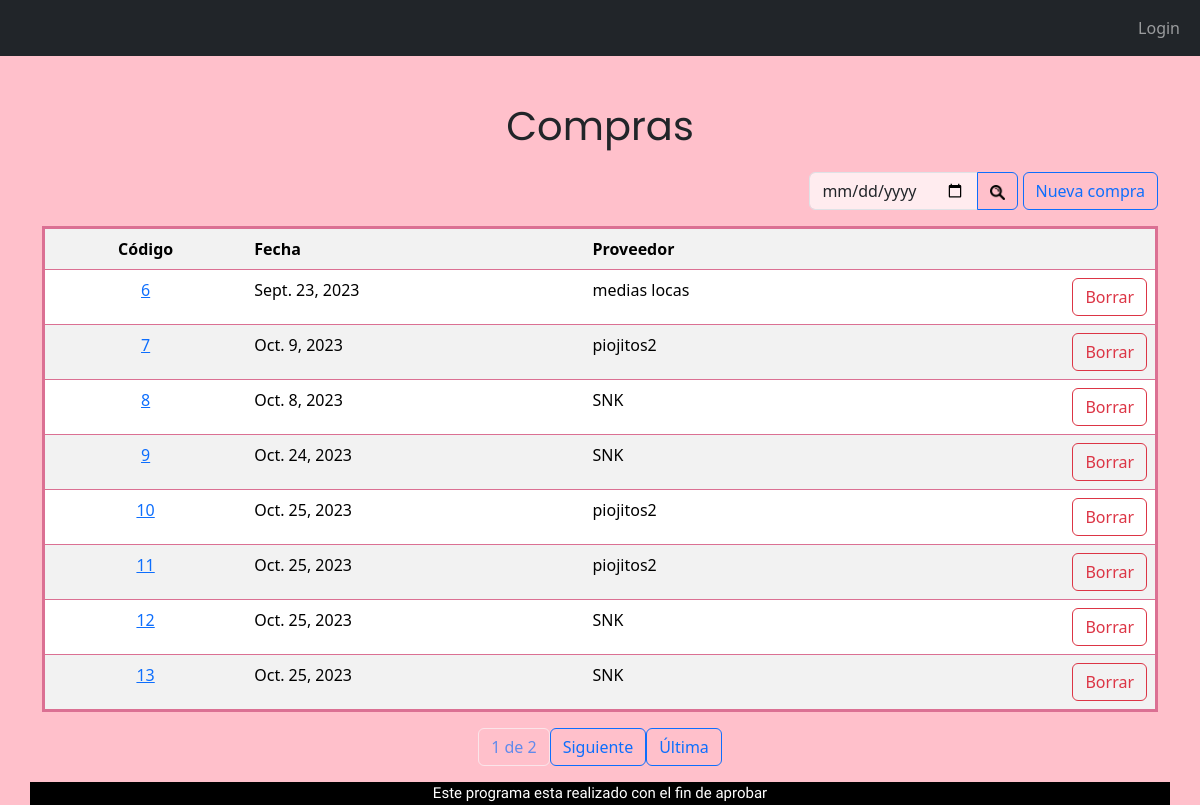
Screenshot of /tablaCompras/ with the database file from the repository.
### appRieVictoria/models.py (models this page shows, shortened)
class Compras(models.Model):
    idProveedor = models.ForeignKey(Proveedores, on_delete=models.CASCADE)
    idEmpleado = models.ForeignKey(Empleados, on_delete=models.CASCADE)
    fecha = models.DateField(help_text="Fecha de compra")

class Proveedores(models.Model):
    nombre = models.CharField(max_length=25, help_text="Nombre del proveedor",verbose_name="Nombre")
    direccion = models.CharField(max_length=100, help_text="Direccion del proveedor",verbose_name="Dirección")
    Email = models.EmailField(help_text="Email del proveedor")
    cuit = models.PositiveBigIntegerField(help_text="Cuit del proveedor",verbose_name="Cuit")
    telefono = models.PositiveBigIntegerField()
    empleados = models.ManyToManyField("Empleados",related_name='empleados_compran_a_proveedores', through="Compras",verbose_name="Empleado")
    def __str__(self) -> str:
        return str(self.nombre)
    class Meta:
        permissions = [
            ("puede_aprobar", "Puede aprobar el modelo"),
            ("puede_publicar", "Puede publicar el modelo"),
        ]

### appRieVictoria/views.py (the view)
# urls.py: path('tablaCompras/', views.TablaCompras.as_view(), name='Compras'),
class TablaCompras(ListView):
    model = Compras
    template_name = 'tablaCompras.html'
    context_object_name = 'Compras'
    paginate_by = 8
    def get_queryset(self):
        query = self.request.GET.get('q', '')
        if not query:
            compras = Compras.objects.all()
        else:
            compras = Compras.objects.filter(fecha=query)
        return compras
    def get_context_data(self, **kwargs):
        context = super().get_context_data(**kwargs)
        query = self.request.GET.get('q', '')
        context['query'] = query
        return context

### proyectoRieVictoria/templates/tablaCompras.html (shortened to what this page needs)
{% extends "base.html" %}
{% block content %}
<div class="nombreTablas">
    <p >Compras</p>
</div>
<div class="row">
    <div class="col d-flex justify-content-end  mb-3 ">
        <form method="GET">
            <div class="input-group">
                <input type="date" class="form-control inputApagado " name="q" value="{{ query }}" placeholder="Fecha...">
                <button class="btn btn-outline-primary"
                 type="submit"><img src="/static/img/search.png"  alt="Lupa de búsqueda" width="15" height="15" ></button>
            </div>
        </form>
    <a class="btn btn-outline-primary "  href="/compras/ComprasNuevo{{ p.id}}">Nueva compra</a></td>
    </div>
</div>
<table style="border-style: solid; border-color: palevioletred;" class="table table-striped">
            <tr>
                <th class="centrado">Código</th>
                <th>Fecha</th>
                <th >Proveedor</th>
                <th> </th>
            </tr>
            {% for p in Compras %}
                <tr>
                    <td class="centrado"><a href="/compras/ComprasModif/{{ p.id }}/">{{ p.id }}</a></td>
                    <td>{{p.fecha}}</td>
                    <td>{{p.idProveedor}}</td>
                    <td>
                        <div class="d-flex justify-content-end ">
                            <a class="btn btn-outline-danger" href="/compras/ComprasBorrar/{{ p.id }}">Borrar</a>
                        </div>
                    </td>
                </tr>
                {% endfor %}
        </table>
        <div class="pagination justify-content-center">
            <span class="current-page btn btn-outline-light disabled text-primary mb-3">
                {{ page_obj.number }} de {{ page_obj.paginator.num_pages }}
            </span>
            {% if page_obj.has_next %}
                <a class="btn btn-outline-primary mb-3" href="?page={{ page_obj.next_page_number }}">
                    Siguiente
                </a>
                <a class="btn btn-outline-primary mb-3" href="?page={{ page_obj.paginator.num_pages }}">
                    Última
                </a>
            {% endif %}
        </div>
{% endblock %}

### proyectoRieVictoria/static/estilos.css (style rules this page uses)
body { background-color: pink; }
.nombreTablas { font-family: 'Poppins', sans-serif; text-align: center; font-size: 40px; margin-top: 40px; }
.centrado { text-align: center; }
.inputApagado { background-color: RGBA(255,255,255,0.7); }

### rows the page displays
Compras: id "6", fecha "Sept. 23, 2023", idProveedor "medias locas"
Compras: id "7", fecha "Oct. 9, 2023", idProveedor "piojitos2"
Compras: id "8", fecha "Oct. 8, 2023", idProveedor "SNK"
Compras: id "9", fecha "Oct. 24, 2023", idProveedor "SNK"
Compras: id "10", fecha "Oct. 25, 2023", idProveedor "piojitos2"
Compras: id "11", fecha "Oct. 25, 2023", idProveedor "piojitos2"
Compras: id "12", fecha "Oct. 25, 2023", idProveedor "SNK"
Compras: id "13", fecha "Oct. 25, 2023", idProveedor "SNK"

### other values shown
{{ page_obj.number }} "1"
{{ page_obj.paginator.num_pages }} "2"
